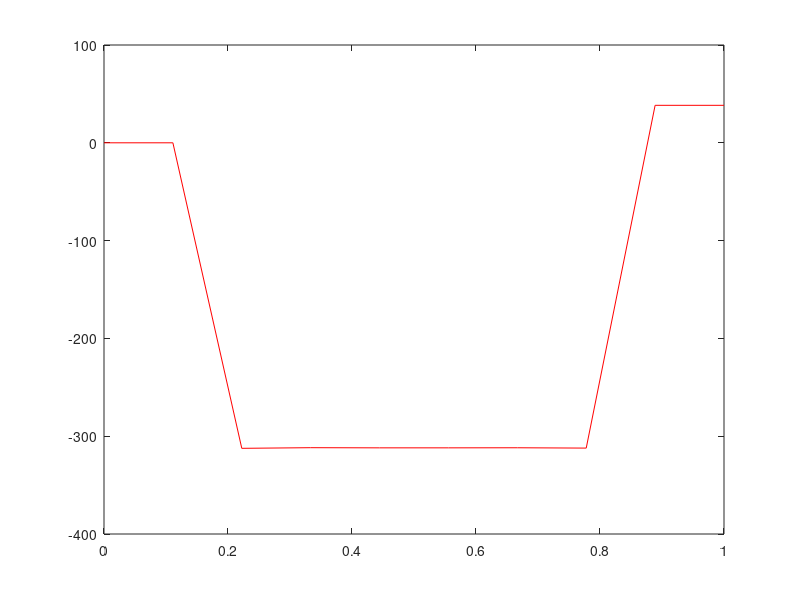

Recreate this plot in MATLAB. (Note: this script raises an error after producing the figure.)
% Parameters
L = 1;   % Length of the domain
T = 10;  % Total time
M = 10;   % Number of spatial points
N = 10000;  % Number of time steps

% Other special parameters
beta = 0.1;
obstaclePosition = -2;
kappa = 0.01;

% Velocity and RHS
initialVelocity = 1;
force = -10;
t0 = - obstaclePosition / initialVelocity;

alpha = 0.0001;

% Tolerance
Tol = 1e-3;

% Spatial and time steps
dx = L / M;
dt = (T - t0) / N;

% Initialize solution arrays
u = zeros(N,M);

% Initial condition
u(1,:) = 0;  
u(2,:) = initialVelocity * dt;

% Time-stepping loop
for j = 2:N-1
    for i = 3:M-2
        u(j+1,i) = 2 * u(j,i) ...
                   - u(j-1,i) ...
                   + alpha^2 * (dt^2 / dx^4) * (u(j,i+2) - 4 * u(j,i+1) + 6 * u(j,i) - 4 * u(j,i-1) + u(j,i-2)) ...
                   + (dt^2) * force;
    end
    
    % Left end boundary condition
    u(j+1,1) = u(j+1,2);

    % Contact conditions at the right end
    if abs(u(j,M) - obstaclePosition) < Tol || u(j,M) < obstaclePosition

        u(j+1,M-1) = - ((dt * alpha^2) / (2 * dx^2 * beta)) * (2 * u(j,M-2) - u(j,M-3) - u(j,M)) ...
                     - ((dt * kappa) / beta) * (u(j,M-1) - obstaclePosition) ...
                     + u(j-1,M-1);

        u(j+1,M) = u(j+1,M-1);
    else
        u(j+1,M-1) = u(j+1, M-2);
        u(j+1,M) = u(j+1, M-1);
    end
end

disp(u);

% Plot results
x_values = linspace(0, L, M);  
figure;
plot(x_values, u(N,:), 'r', 'DisplayName', 'Left end');        
yline(obstaclePosition, '--g', 'DisplayName', 'Obstacle');  % Obstacle
xlabel('Time (t)');
ylabel('u');
title('FDM Solution');
legend show;
hold off;
